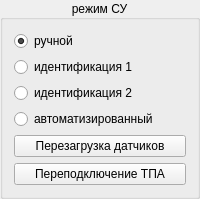
         <widget class="QGroupBox" name="groupBox">
          <property name="title">
           <string>режим СУ</string>
          </property>
          <property name="alignment">
           <set>Qt::AlignCenter</set>
          </property>
          <property name="flat">
           <bool>false</bool>
          </property>
          <layout class="QVBoxLayout" name="verticalLayout_3">
           <item>
            <layout class="QVBoxLayout" name="verticalLayout">
             <item>
              <widget class="QRadioButton" name="radioButton_cSMode_handle">
               <property name="text">
                <string>ручной</string>
               </property>
               <property name="checkable">
                <bool>true</bool>
               </property>
               <property name="checked">
                <bool>true</bool>
               </property>
              </widget>
             </item>
             <item>
              <widget class="QRadioButton" name="radioButton_cSMode_identification1">
               <property name="text">
                <string>идентификация 1</string>
               </property>
              </widget>
             </item>
             <item>
              <widget class="QRadioButton" name="radioButton_cSMode_identification2">
               <property name="text">
                <string>идентификация 2</string>
               </property>
              </widget>
             </item>
             <item>
              <widget class="QRadioButton" name="radioButton_cSMode_auto">
               <property name="text">
                <string>автоматизированный</string>
               </property>
              </widget>
             </item>
            </layout>
           </item>
           <item>
            <widget class="QPushButton" name="pushButton_resetIMU">
             <property name="sizePolicy">
              <sizepolicy hsizetype="Minimum" vsizetype="Minimum">
               <horstretch>0</horstretch>
               <verstretch>0</verstretch>
              </sizepolicy>
             </property>
             <property name="text">
              <string>Перезагрузка датчиков</string>
             </property>
            </widget>
           </item>
           <item>
            <widget class="QPushButton" name="pushButton_reconnectROV">
             <property name="text">
              <string>Переподключение ТПА</string>
             </property>
            </widget>
           </item>
          </layout>
         </widget>
